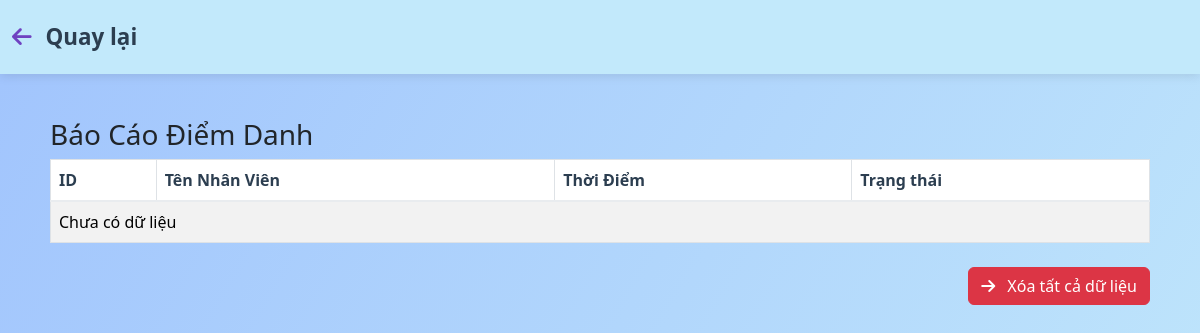
Page /bao-cao-thong-ke/ (signed in) on the earlier database version.
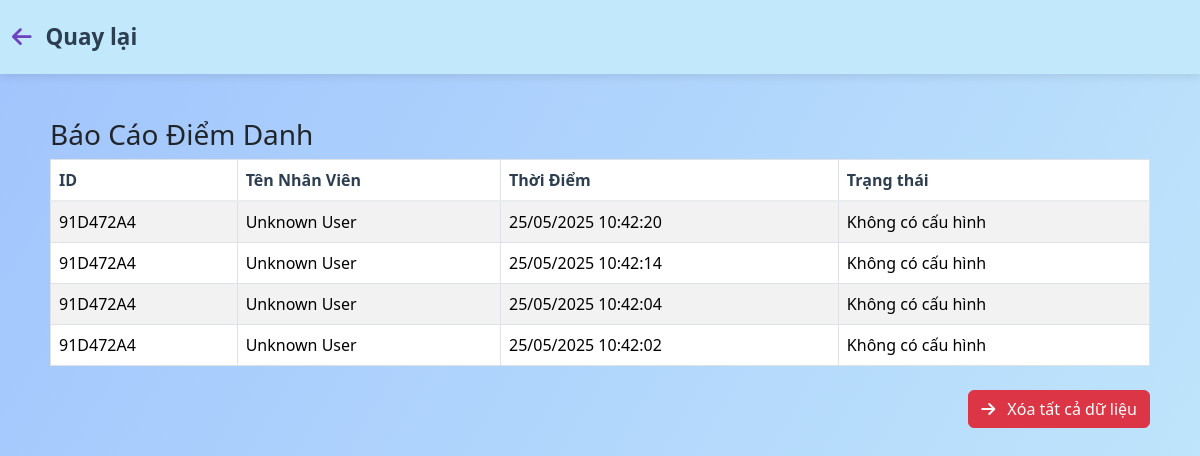
Same page on the later database version.
### app/models.py (models this page shows, shortened)
class CardEvent(models.Model):
    card_id = models.CharField(max_length=64)
    user = models.ForeignKey(User, on_delete=models.SET_NULL, null=True, blank=True)
    timestamp = models.DateTimeField(auto_now_add=True)
    created_at = models.DateTimeField(default=timezone.now)

### app/views.py (the view)
# urls.py: path('bao-cao-thong-ke/', views.report_view, name='report'),
@login_required
def report_view(request):
    events = CardEvent.objects.select_related('user').order_by('-created_at')
    event_list = []
    for event in events:
        try:
            setting = PersonalAttendanceSetting.objects.filter(
                user=event.user,
                date=event.created_at.date()
            ).first()
            status = ''
            if setting:
                event_time = event.created_at.time()
                event_dt = event.created_at
                if timezone.is_aware(event_dt):
                    event_dt = event_dt.astimezone(timezone.get_current_timezone()).replace(tzinfo=None)
                checkin_dt = datetime.combine(event_dt.date(), setting.checkin_time)
                print(f"event_dt: {event_dt}, checkin_dt: {checkin_dt}, event_dt < checkin_dt: {event_dt < checkin_dt}, event_dt > checkin_dt: {event_dt > checkin_dt}")
                if event_dt < checkin_dt:
                    time_difference = checkin_dt - event_dt
                    total_seconds = int(time_difference.total_seconds())
                    hours = total_seconds // 3600
                    minutes = (total_seconds % 3600) // 60
                    seconds = total_seconds % 60
                    status = f"Sớm {hours:02d}:{minutes:02d}:{seconds:02d}"
                elif event_dt > checkin_dt:
                    time_difference = event_dt - checkin_dt
                    total_seconds = int(time_difference.total_seconds())
                    hours = total_seconds // 3600
                    minutes = (total_seconds % 3600) // 60
                    seconds = total_seconds % 60
                    status = f"Trễ {hours:02d}:{minutes:02d}:{seconds:02d}"
                else:
                    status = "Đúng giờ"
            else:
                status = "Không có cấu hình"
        except Exception as e:
            print(f"Lỗi với event {event.id}: {e}")
            status = "Lỗi xử lý"
        event_list.append({
            'card_id': event.card_id,
            'user': event.user,
            'created_at': event.created_at,
            'status': status,
        })
    return render(request, 'app/report.html', {'events': event_list})

### app/templates/app/report.html (shortened to what this page needs)
{% load static %}
<!DOCTYPE html>
<html lang="en">
<head>
    <link href="https://cdn.jsdelivr.net/npm/bootstrap@5.3.3/dist/css/bootstrap.min.css" rel="stylesheet">
    <link href="{% static 'app/menu.css' %}" rel="stylesheet"/>
    <link rel="stylesheet" href="https://cdnjs.cloudflare.com/ajax/libs/font-awesome/6.5.1/css/all.min.css">
</head>
<body>
    <nav class="navbar navbar-expand-lg navbar-light bg-light">
        <div class="container-fluid">
            <a class="navbar-brand" href="{% url 'user_menu' %}">
                <i class="fas fa-arrow-left"></i> Quay lại
            </a>
        </div>
    </nav>
    <div class="container mt-4">
        <h3>Báo Cáo Điểm Danh</h3>
        <table class="table table-bordered table-striped">
            <thead>
                <tr>
                    <th>ID</th>
                    <th>Tên Nhân Viên</th>
                    <th>Thời Điểm</th>
                    <th>Trạng thái</th>
                </tr>
            </thead>
            <tbody>
                {% for event in events %}
                <tr>
                    <td>{{ event.card_id }}</td>
                    <td>{{ event.user.username|default:"Unknown User" }}</td>
                    <td>{{ event.created_at|date:'d/m/Y H:i:s' }}</td>
                    <td>{{ event.status }}</td>
                </tr>
                {% empty %}
                <tr><td colspan="4">Chưa có dữ liệu</td></tr>
                {% endfor %}
            </tbody>
        </table>
        <div class="d-flex justify-content-end mt-4">
            <form method="POST" action="{% url 'clear_events' %}">
                <button type="submit" class="btn btn-danger">
                    <i class="fas fa-arrow-right"></i> Xóa tất cả dữ liệu
                </button>
            </form>
        </div>
    </div>
</body>
</html>

Differences in the rows shown:
added CardEvent: card_id "91D472A4", created_at "25/05/2025 10:42:20"
added CardEvent: card_id "91D472A4", created_at "25/05/2025 10:42:14"
added CardEvent: card_id "91D472A4", created_at "25/05/2025 10:42:04"
added CardEvent: card_id "91D472A4", created_at "25/05/2025 10:42:02"
Other differences:
new list line: "Unknown User Không có cấu hình"
text no longer shown: "Chưa có dữ liệu"
